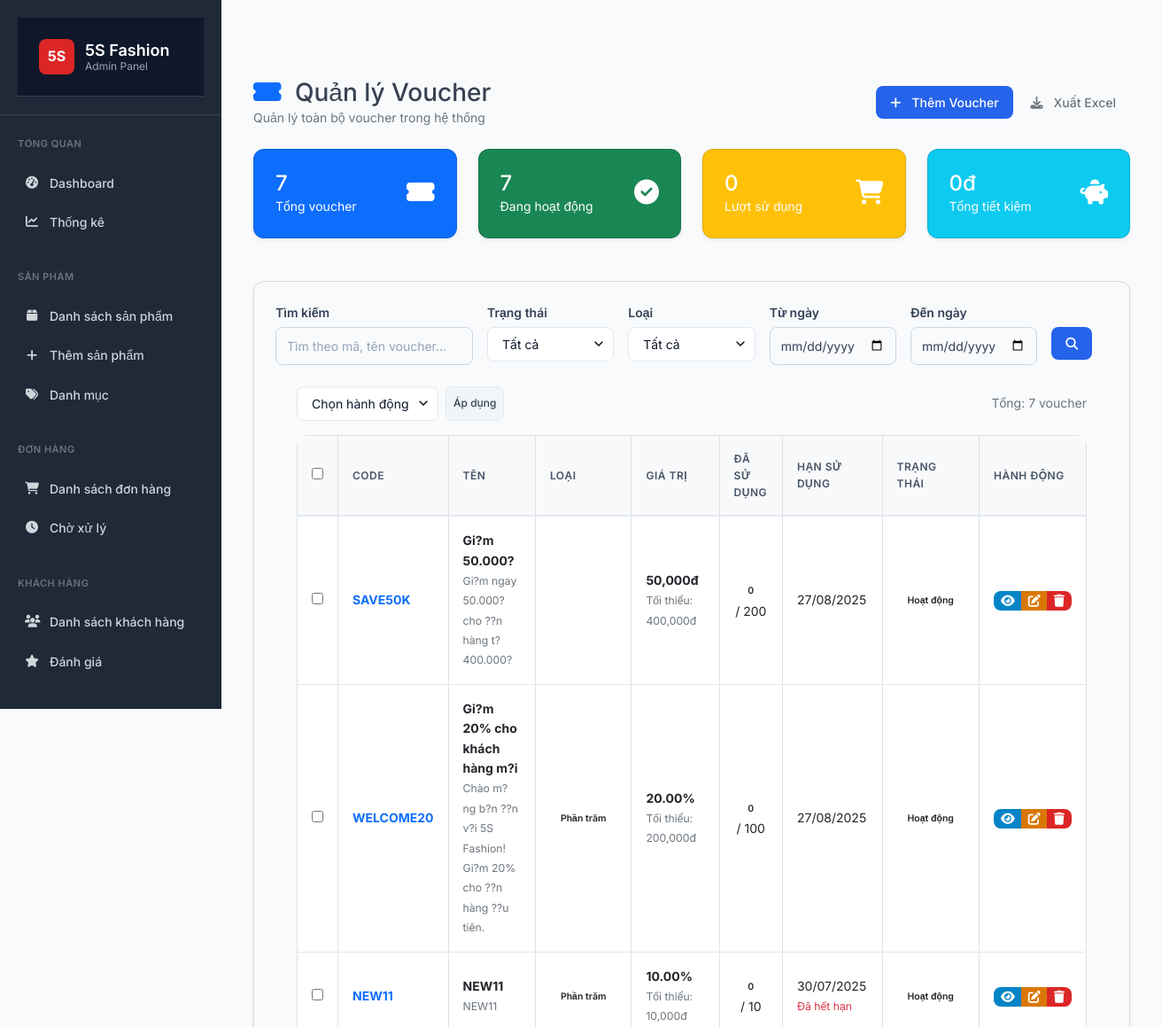
Before: /admin/coupons (signed in, upper part) with the older database file.
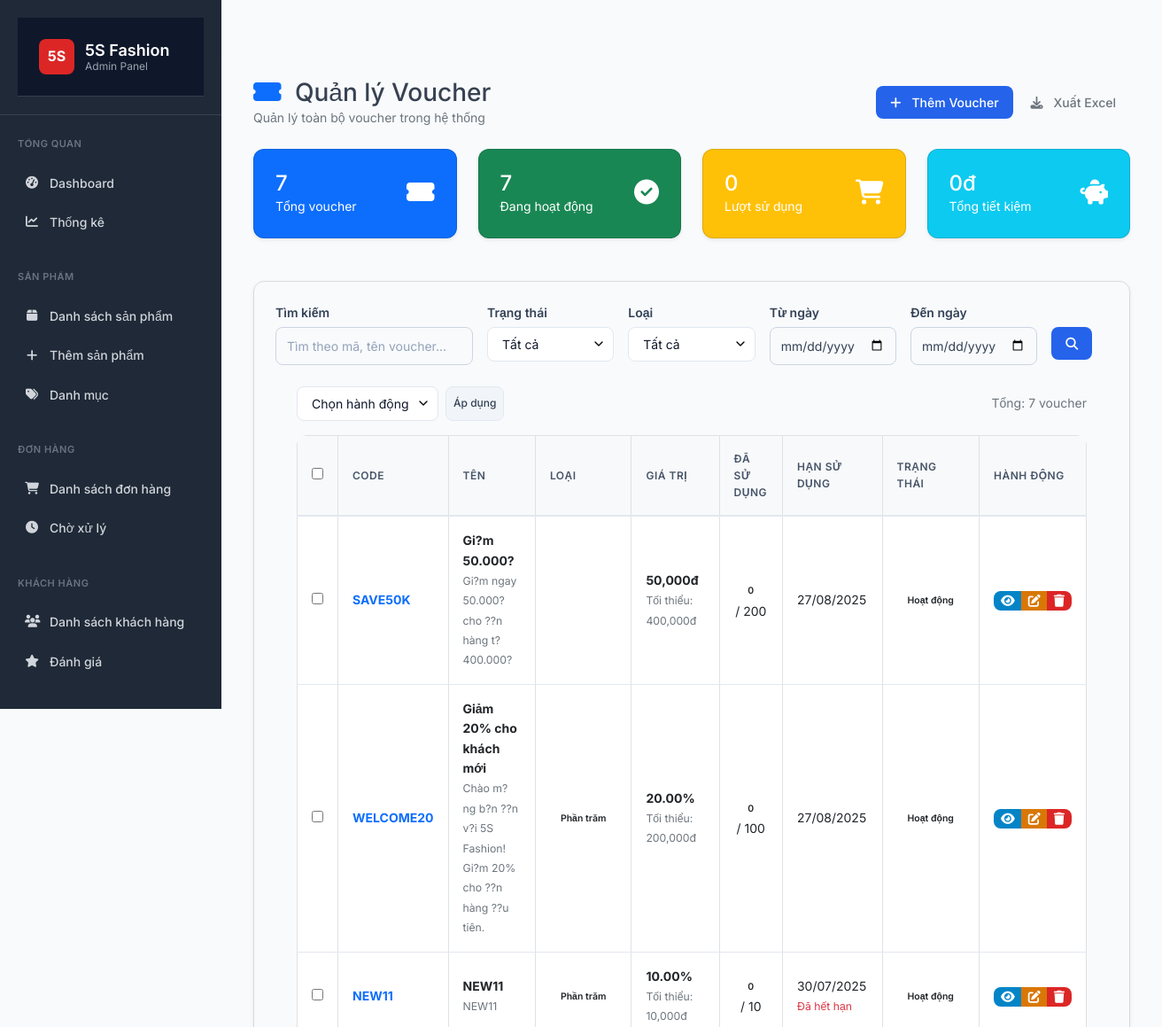
After: the same page with the newer database file.
### tables this page shows
CREATE TABLE IF NOT EXISTS `coupons` (
  `id` int NOT NULL AUTO_INCREMENT,
  `code` varchar(50) NOT NULL,
  `name` varchar(100) NOT NULL,
  `description` text,
  `type` enum('percentage','fixed_amount') NOT NULL,
  `value` decimal(10,2) NOT NULL,
  `minimum_amount` decimal(10,2) DEFAULT NULL,
  `maximum_discount` decimal(10,2) DEFAULT NULL,
  `usage_limit` int DEFAULT NULL,
  `used_count` int DEFAULT '0',
  `user_limit` int DEFAULT NULL,
  `valid_from` timestamp NULL DEFAULT NULL,
  `valid_until` timestamp NULL DEFAULT NULL,
  `status` enum('active','inactive','expired') DEFAULT 'active',
  `is_featured` tinyint(1) DEFAULT '0',
  `created_at` timestamp NOT NULL DEFAULT CURRENT_TIMESTAMP,
  `updated_at` timestamp NOT NULL DEFAULT CURRENT_TIMESTAMP ON UPDATE CURRENT_TIMESTAMP,
  PRIMARY KEY (`id`),
  UNIQUE KEY `coupons_code_unique` (`code`),
  KEY `coupons_status_index` (`status`),
  KEY `coupons_valid_from_index` (`valid_from`),
  KEY `coupons_valid_until_index` (`valid_until`)
);

### app/controllers/admin/CouponsController.php (called while the page is built, shortened)
<?php
require_once dirname(__DIR__) . '/../models/Coupon.php';
class CouponsController extends BaseController
{
    private $couponModel;
    public function __construct()
    {
        $this->couponModel = new Coupon();
    }
    public function index()
    {
        $page = isset($_GET['page']) ? (int)$_GET['page'] : 1;
        $limit = 10;
        $filters = [
            'status' => $_GET['status'] ?? '',
            'type' => $_GET['type'] ?? '',
            'search' => $_GET['search'] ?? ''
        ];
        $result = $this->couponModel->getCouponsWithFilters($filters, $page, $limit);
        $coupons = $result['coupons'];
        $totalCoupons = $result['total'];
        $totalPages = ceil($totalCoupons / $limit);
        $stats = $this->couponModel->getCouponStatistics();
        $this->render('admin/coupons/index', [
            'coupons' => $coupons,
            'currentPage' => $page,
            'totalPages' => $totalPages,
            'totalCoupons' => $totalCoupons,
            'filters' => $filters,
            'stats' => $stats
        ], 'admin/layouts/main-inline');
    }
}

### public/index.php (called while the page is built, shortened)
<?php
require_once APP_PATH . '/core/App.php';
require_once APP_PATH . '/core/Database.php';
require_once APP_PATH . '/core/Model.php';
$app = new App();

### app/core/Database.php (called while the page is built, shortened)
<?php
class Database
{
    private $connection;
    private $config;
    private function __construct()
    {
        $configPath = APP_PATH . '/config/database.php';
        if (file_exists($configPath)) {
            $this->config = require $configPath;
        }
    }
    private function connect()
    {
        try {
            $config = $this->config['connections']['mysql'];
            $host = $config['host'] ?? 'localhost';
            $port = $config['port'] ?? '3306';
            $database = $config['database'] ?? '5s_fashion';
            $username = $config['username'] ?? 'root';
            $password = $config['password'] ?? '';
            $charset = $config['charset'] ?? 'utf8';
            $dsn = "mysql:host={$host};port={$port};dbname={$database};charset={$charset}";
            $options = $config['options'] ?? [
                PDO::ATTR_ERRMODE => PDO::ERRMODE_EXCEPTION,
                PDO::ATTR_DEFAULT_FETCH_MODE => PDO::FETCH_ASSOC,
                PDO::ATTR_EMULATE_PREPARES => false,
            ];
            $this->connection = new PDO($dsn, $username, $password, $options);
        } catch (PDOException $e) {
            die('Database connection failed: ' . $e->getMessage());
        }
    }
    public function query($sql, $params = [])
    {
        try {
            $stmt = $this->connection->prepare($sql);
            $stmt->execute($params);
            return $stmt;
        } catch (PDOException $e) {
            if (APP_DEBUG) {
                die('Query failed: ' . $e->getMessage() . '<br>SQL: ' . $sql);
            } else {
                error_log('Database query failed: ' . $e->getMessage() . ' SQL: ' . $sql);
                return false;
            }
        }
    }
    public function fetchAll($sql, $params = [])
    {
        $stmt = $this->query($sql, $params);
        return $stmt ? $stmt->fetchAll() : [];
    }
}

### app/config/database.php (called while the page is built)
<?php
return [
    'default' => 'mysql',
    'connections' => [
        'mysql' => [
            'driver' => 'mysql',
            'host' => $_ENV['DB_HOST'] ?? 'localhost',
            'port' => $_ENV['DB_PORT'] ?? '3306',
            'database' => $_ENV['DB_NAME'] ?? '5s_fashion',
            'username' => $_ENV['DB_USER'] ?? 'root',
            'password' => $_ENV['DB_PASS'] ?? '',
            'charset' => 'utf8',
            'collation' => 'utf8_unicode_ci',
            'options' => [
                PDO::ATTR_ERRMODE => PDO::ERRMODE_EXCEPTION,
                PDO::ATTR_DEFAULT_FETCH_MODE => PDO::FETCH_ASSOC,
                PDO::ATTR_EMULATE_PREPARES => false,
            ]
        ]
    ]
];

### app/models/Coupon.php (called while the page is built, shortened)
<?php
require_once dirname(__DIR__) . '/core/Model.php';
require_once dirname(__DIR__) . '/core/Database.php';
class Coupon extends BaseModel
{
    protected $table = 'coupons';
    public function getCouponsWithFilters($filters = [], $page = 1, $limit = 10)
    {
        $offset = ($page - 1) * $limit;
        $whereConditions = ['1=1'];
        $params = [];
        $whereClause = implode(' AND ', $whereConditions);
        $countSql = "SELECT COUNT(*) as total FROM {$this->table} WHERE {$whereClause}";
        $totalResult = $this->db->fetchOne($countSql, $params);
        $total = $totalResult['total'];
        $sql = "SELECT * FROM {$this->table} WHERE {$whereClause}
                ORDER BY created_at DESC
                LIMIT ? OFFSET ?";
        $params[] = $limit;
        $params[] = $offset;
        $coupons = $this->db->fetchAll($sql, $params);
        return [
            'coupons' => $coupons,
            'total' => $total
        ];
    }
}

### app/core/Model.php (called while the page is built, shortened)
<?php
abstract class BaseModel
{
    public function __construct()
    {
        $this->db = Database::getInstance();
    }
}

### app/views/admin/coupons/index.php (the view, shortened to what the changed rows need)
<div class="container-fluid">
    <div class="row mb-4">
        <div class="col-12">
            <div class="d-flex justify-content-between align-items-center">
                <div>
                    <h1 class="h3 mb-0">
                        <i class="fas fa-ticket-alt text-primary me-2"></i>
                        Quản lý Voucher
                    </h1>
                </div>
            </div>
        </div>
    </div>
    <div class="card mb-4">
        <div class="card-body">
                <div class="card-body">
                    <form id="bulkForm" method="POST" action="/5s-fashion/admin/coupons/bulk-action">
                        <div class="table-responsive">
                            <table class="table table-bordered table-hover">
                                <thead>
                                    <tr>
                                        <th width="30"><input type="checkbox" id="selectAll"></th>
                                        <th>Code</th>
                                        <th>Tên</th>
                                        <th>Loại</th>
                                        <th>Giá trị</th>
                                        <th>Đã sử dụng</th>
                                        <th>Hạn sử dụng</th>
                                        <th>Trạng thái</th>
                                        <th width="120">Hành động</th>
                                    </tr>
                                </thead>
                                <tbody>
                                    <?php if (empty($coupons)): ?>
                                        <tr>
                                            <td colspan="9" class="text-center py-4">
                                                <i class="fas fa-inbox fa-3x text-muted mb-3"></i>
                                                <p class="text-muted">Chưa có voucher nào</p>
                                            </td>
                                        </tr>
                                    <?php else: ?>
                                        <?php foreach ($coupons as $coupon): ?>
                                            <tr>
                                                <td>
                                                    <input type="checkbox" name="coupon_ids[]" value="<?= $coupon['id'] ?>" class="coupon-checkbox">
                                                </td>
                                                <td>
                                                    <strong class="text-primary"><?= htmlspecialchars($coupon['code']) ?></strong>
                                                </td>
                                                <td>
                                                    <div>
                                                        <strong><?= htmlspecialchars($coupon['name']) ?></strong>
                                                        <?php if ($coupon['description']): ?>
                                                            <br><small class="text-muted"><?= htmlspecialchars($coupon['description']) ?></small>
                                                        <?php endif; ?>
                                                    </div>
                                                </td>
                                                <td>
                                                    <span class="badge badge-<?= $coupon['type'] === 'percentage' ? 'primary' : 'info' ?>">
                                                        <?= $coupon['type'] === 'percentage' ? 'Phần trăm' : 'Cố định' ?>
                                                    </span>
                                                </td>
                                                <td>
                                                    <strong>
                                                        <?php if ($coupon['type'] === 'percentage'): ?>
                                                            <?= $coupon['value'] ?>%
                                                        <?php else: ?>
                                                            <?= number_format($coupon['value']) ?>đ
                                                        <?php endif; ?>
                                                    </strong>
                                                    <?php if ($coupon['minimum_amount']): ?>
                                                        <br><small class="text-muted">Tối thiểu: <?= number_format($coupon['minimum_amount']) ?>đ</small>
                                                    <?php endif; ?>
                                                </td>
                                                <td class="text-center">
                                                    <span class="badge badge-secondary"><?= $coupon['used_count'] ?></span>
                                                    <?php if ($coupon['usage_limit']): ?>
                                                        / <?= $coupon['usage_limit'] ?>
                                                    <?php endif; ?>
                                                </td>
                                                <td>
                                                    <?php if ($coupon['valid_until']): ?>
                                                        <?= date('d/m/Y', strtotime($coupon['valid_until'])) ?>
                                                    <?php else: ?>
                                                        <span class="text-muted">Không giới hạn</span>
                                                    <?php endif; ?>
                                                </td>
                                                <td>
                                                    <?php
                                                    $statusClass = [
                                                        'active' => 'success',
                                                        'inactive' => 'warning',
                                                        'expired' => 'danger'
                                                    ];
                                                    $statusText = [
                                                        'active' => 'Hoạt động',
                                                        'inactive' => 'Tạm dừng',
                                                        'expired' => 'Hết hạn'
                                                    ];
                                                    ?>
                                                    <span class="badge badge-<?= $statusClass[$coupon['status']] ?>">
                                                        <?= $statusText[$coupon['status']] ?>
                                                    </span>
                                                </td>
                                                <td>
                                                    <div class="btn-group btn-group-sm">
                                                        <a href="/5s-fashion/admin/coupons/<?= $coupon['id'] ?>"
                                                           class="btn btn-info btn-sm" title="Xem chi tiết">
                                                            <i class="fas fa-eye"></i>
                                                        </a>
                                                        <a href="/5s-fashion/admin/coupons/<?= $coupon['id'] ?>/edit"
                                                           class="btn btn-warning btn-sm" title="Chỉnh sửa">
                                                            <i class="fas fa-edit"></i>
                                                        </a>
                                                        <?php if ($coupon['used_count'] == 0): ?>
                                                            <button onclick="deleteCoupon(<?= $coupon['id'] ?>)"
                                                                    class="btn btn-danger btn-sm" title="Xóa">
                                                                <i class="fas fa-trash"></i>
                                                            </button>
                                                        <?php endif; ?>
                                                    </div>
                                                </td>
                                            </tr>
                                        <?php endforeach; ?>
                                    <?php endif; ?>
                                </tbody>
                            </table>
                        </div>
                    </form>
                </div>
            </div>
        </div>

Changed rows visible on the page:
changed coupons "WELCOME20": name "Gi?m 20% cho khách hàng m?i" → "Giảm 20% cho khách mới"
